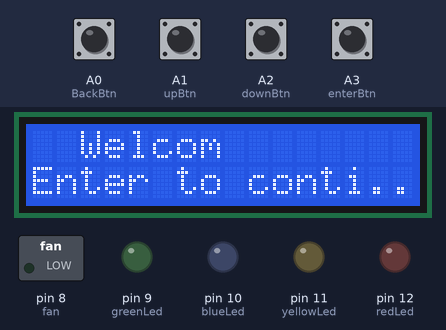
The sketch below on a simulated Arduino Uno, built with avr-gcc and run on an emulated ATmega328P. Shown: 16×2 character LCD, switched loads named in the sketch (green lamp = pin HIGH), output pins drawn as LEDs (lit = HIGH). Inputs (shaded band) come from the test bench; at power-on: A0 (BackBtn), A1 (upBtn), A2 (downBtn), A3 (enterBtn) HIGH.

Above: at 1.2 s.
1.3 s: A3 (enterBtn) pulled LOW for 1 s
At 3.4 s:
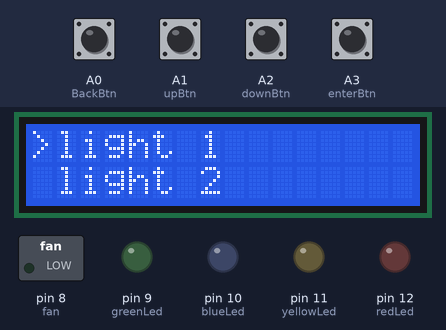
3.8 s: A2 (downBtn) pulled LOW for 1 s
At 5.8 s:
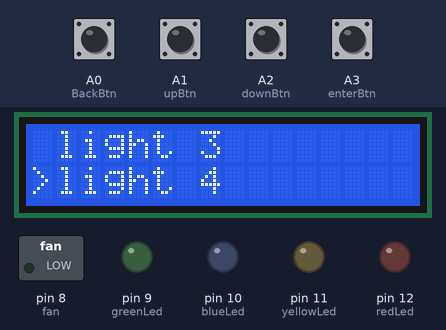
6.3 s: A0 (BackBtn) pulled LOW for 0.15 s
At 6.9 s:
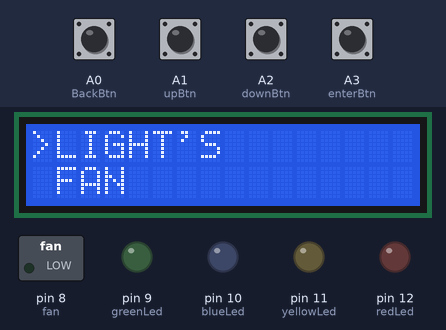
7.9 s: A2 (downBtn) pulled LOW for 0.15 s
At 9.1 s:
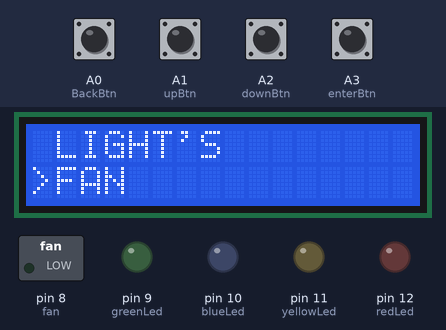
9.5 s: A2 (downBtn) pulled LOW for 0.15 s
At 10.6 s:
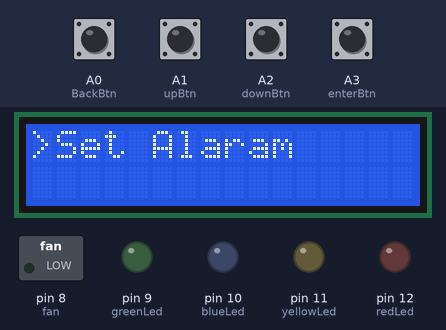
11.1 s: A0 (BackBtn) pulled LOW for 1 s
At 11.8 s:
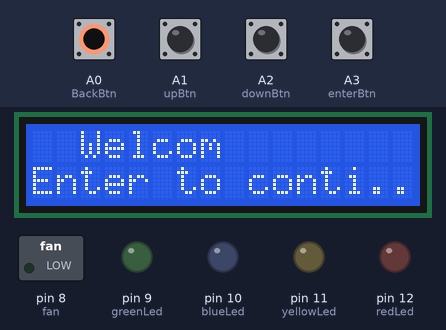
Timing chart, 0 to 14.1 s (numbered marks = the images above; inputs shaded):
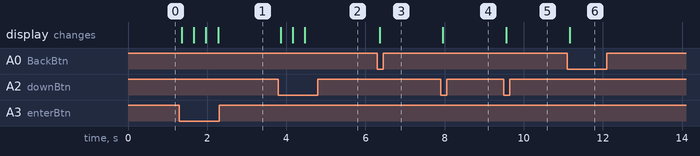

Measured:
- after the input at 1.3 s, the display: first changes after 0.05 s (image 1 shows a later state)
- after the input at 3.8 s, the display: first changes after 0.06 s (image 2 shows a later state)
- after the input at 6.3 s, the display: changes after 0.06 s (image 3)
- after the input at 7.9 s, the display: changes after 0.05 s (image 4)
- after the input at 9.5 s, the display: changes after 0.06 s (image 5)
- after the input at 11.1 s, the display: changes after 0.06 s (image 6)

The sketch:

menu1_test.ino
```cpp
#include "LiquidCrystal.h"

LiquidCrystal lcd(2, 3, 4, 5, 6, 7);

#define BackBtn A0
#define upBtn A1
#define downBtn A2
#define enterBtn A3

#define greenLed 9
#define blueLed 10
#define yellowLed 11
#define redLed 12
#define fan 8

#define ONBOARD_LED 13

#define DEFAULT_DELAY 300

char buttonPressed = '0';

byte menuLevel = 0;  // Level 0: no menu display, display anything you like
                     // Level 1: display main menu
                     // Level 2: display sub menu

byte menu = 1;
byte sub = 1;

int a;
int b;

bool currState_B = HIGH;
bool currState_D = HIGH;
bool currState_U = HIGH;
bool currState_E = HIGH;

bool prevState_B = HIGH;
bool prevState_D = HIGH;
bool prevState_U = HIGH;
bool prevState_E = HIGH;

unsigned long prevTime_B = 0;
unsigned long prevTime_D = 0;
unsigned long prevTime_U = 0;
unsigned long prevTime_E = 0;

unsigned long waitTime_B = 50;
unsigned long waitTime_D = 50;
unsigned long waitTime_U = 50;
unsigned long waitTime_E = 50;

void setup() {
  // put your setup code here, to run once:
  lcd.begin(16, 2);

  Serial.begin(9600);

  pinMode(BackBtn, INPUT_PULLUP);
  pinMode(downBtn, INPUT_PULLUP);
  pinMode(upBtn, INPUT_PULLUP);
  pinMode(enterBtn, INPUT_PULLUP);

  pinMode(greenLed, OUTPUT);
  pinMode(blueLed, OUTPUT);
  pinMode(yellowLed, OUTPUT);
  pinMode(redLed, OUTPUT);
  pinMode(fan, OUTPUT);

  lcd.clear();
  lcd.println("  Welcom  ");
  lcd.setCursor(0, 1);
  lcd.println("Enter to conti..");
}

void loop() {
  // put your main code here, to run repeatedly:
  checkButton();
}

void checkButton() {
  // Button Debouncing
  bool currRead_B = digitalRead(BackBtn);
  bool currRead_D = digitalRead(downBtn);
  bool currRead_U = digitalRead(upBtn);
  bool currRead_E = digitalRead(enterBtn);
  if (currRead_B != prevState_B) {
    prevTime_B = millis();
  }
  if (currRead_D != prevState_D) {
    prevTime_D = millis();
  }
  if (currRead_U != prevState_U) {
    prevTime_U = millis();
  }
  if (currRead_E != prevState_E) {
    prevTime_E = millis();
  }
  if ((millis() - prevTime_B) > waitTime_B) {
    if (currRead_B != currState_B) {
      currState_B = currRead_B;
      if (currState_B == LOW) {
        buttonPressed = 'B';
      }
    }
  } else buttonPressed = '0';
  if ((millis() - prevTime_D) > waitTime_D) {
    if (currRead_D != currState_D) {
      currState_D = currRead_D;
      if (currState_D == LOW) {
        buttonPressed = 'D';
      }
    }
  } else buttonPressed = '0';
  if ((millis() - prevTime_U) > waitTime_U) {
    if (currRead_U != currState_U) {
      currState_U = currRead_U;
      if (currState_U == LOW) {
        buttonPressed = 'U';
      } else {
        //buttonPressed = '0';
      }
    }
  } else buttonPressed = '0';
  if ((millis() - prevTime_E) > waitTime_E) {
    if (currRead_E != currState_E) {
      currState_E = currRead_E;
      if (currState_E == LOW) {
        buttonPressed = 'E';
      }
    }
  } else buttonPressed = '0';

  prevState_B = currRead_B;
  prevState_D = currRead_D;
  prevState_U = currRead_U;
  prevState_E = currRead_E;

  processButton(buttonPressed);
}

void processButton(char buttonPressed) {
  switch (menuLevel) {
    case 0:  // Level 0
      switch (buttonPressed) {
        case 'E':  // Enter
          menuLevel = 1;
          menu = 1;
          switch (menu) {  //updateMenu()
            case 0:
              menu = 1;
              break;
            case 1:
              lcd.clear();
              lcd.print(">LIGHT'S");
              lcd.setCursor(0, 1);
              lcd.print(" FAN");
              break;
            case 2:
              lcd.clear();
              lcd.print(" LIGHT'S");
              lcd.setCursor(0, 1);
              lcd.print(">FAN");
              break;
            case 3:
              lcd.clear();
              lcd.print(" FAN");
              lcd.setCursor(0, 1);
              lcd.print(">Set Alaram");
              break;
            case 5:
              menu = 4;
              break;
          }
          delay(DEFAULT_DELAY);
          break;
        case 'U':  // Up
          break;
        case 'D':  // Down
          break;
        case 'B':  // Back
          break;
        default:
          break;
      }
    break;
    case 1:  // Level 1, main menu
      switch (buttonPressed) {
        case 'E':  // Enter
          if (menu == 1) {
            switch (menu) {  //updateSub()
              case 0:
                break;
              case 1:
                lcd.clear();
                lcd.print(">light 1");
                lcd.setCursor(0, 1);
                lcd.print(" light 2");

                break;
              case 2:
                lcd.clear();
                lcd.print(" light 1");
                lcd.setCursor(0, 1);
                lcd.print(">light 2");

                break;
              case 3:
                lcd.clear();
                lcd.print(">light 3");
                lcd.setCursor(0, 1);
                lcd.print(" light 4");

                break;
              case 4:
                lcd.clear();
                lcd.print(" light 3");
                lcd.setCursor(0, 1);
                lcd.print(">light 4");

                break;
              case 5:
                menu = 4;
                break;
            }
            menuLevel = 2;  // go to sub menu
            menu = 1;
            switch (menu) {  //updateSub
              case 0:
                break;
              case 1:
                lcd.clear();
                lcd.print(">light 1");
                lcd.setCursor(0, 1);
                lcd.print(" light 2");

                break;
              case 2:
                lcd.clear();
                lcd.print(" light 1");
                lcd.setCursor(0, 1);
                lcd.print(">light 2");

                break;
              case 3:
                lcd.clear();
                lcd.print(">light 3");
                lcd.setCursor(0, 1);
                lcd.print(" light 4");

                break;
              case 4:
                lcd.clear();
                lcd.print(" light 3");
                lcd.setCursor(0, 1);
                lcd.print(">light 4");

                break;
              case 5:
                menu = 4;
                break;
            }
          } else if(menu == 2) {
            menuLevel = 4;
            a = menu;

          }
          delay(DEFAULT_DELAY);
        break;
        case 'D':  // Up
          menu++;
          switch (menu) {  //updateMenu()
            case 0:
              menu = 1;
              break;
            case 1:
              lcd.clear();
              lcd.print(">LIGHT'S");
              lcd.setCursor(0, 1);
              lcd.print(" FAN");
              break;
            case 2:
              lcd.clear();
              lcd.print(" LIGHT'S");
              lcd.setCursor(0, 1);
              lcd.print(">FAN");
              break;
            case 3:
              lcd.clear();
              lcd.print(">Set Alaram");
              lcd.setCursor(0, 1);
              lcd.print(" ");
              break;
            case 4:
              menu = 3;
              break;
          }
          delay(DEFAULT_DELAY);
        break;
        case 'U':  // Down
          menu--;
          switch (menu) {  //updateMenu()
            case 0:
              menu = 1;
              break;
            case 1:
              lcd.clear();
              lcd.print(">LIGHT'S");
              lcd.setCursor(0, 1);
              lcd.print(" FAN");
              break;
            case 2:
              lcd.clear();
              lcd.print(" LIGHT'S");
              lcd.setCursor(0, 1);
              lcd.print(">FAN");
              break;
            case 3:
              lcd.clear();
              lcd.print(" FAN");
              lcd.setCursor(0, 1);
              lcd.print(">Set Alaram");
              break;
            case 4:
              menu = 3;
              break;
          }
          delay(DEFAULT_DELAY);
        break;
        case 'B':         // Back
          menuLevel = 0;  // hide menu, go back to level 0
          lcd.clear();
          lcd.println("  Welcom  ");
          lcd.setCursor(0, 1);
          lcd.println("Enter to conti..");
          delay(DEFAULT_DELAY);
        break;
        default:
        break;
      }
    break;
    case 2:  // Level 2, sub menu
      switch (buttonPressed) {
        case 'E':
          switch (menu) {
            case 0:
              break;
            case 1:
              lcd.clear();
              lcd.print(">ON");
              lcd.setCursor(0, 1);
              lcd.print(" OFF");
              break;
            case 2:
              lcd.clear();
              lcd.print(" ON");
              lcd.setCursor(0, 1);
              lcd.print(">OFF");
              break;
            case 3:
              menu = 2;
              break;
          }
          menuLevel = 3;
          a = menu;
          menu = 1;
          switch (menu) {
            case 0:
              break;
            case 1:
              lcd.clear();
              lcd.print(">ON");
              lcd.setCursor(0, 1);
              lcd.print(" OFF");
              break;
            case 2:
              lcd.clear();
              lcd.print(" ON");
              lcd.setCursor(0, 1);
              lcd.print(">OFF");
              break;
            case 3:
              menu = 2;
              break;
          }
          delay(DEFAULT_DELAY);
        break;
        case 'D':  // U
          menu++;
          switch (menu) {
            case 0:
              break;
            case 1:
              lcd.clear();
              lcd.print(">light 1");
              lcd.setCursor(0, 1);
              lcd.print(" light 2");

              break;
            case 2:
              lcd.clear();
              lcd.print(" light 1");
              lcd.setCursor(0, 1);
              lcd.print(">light 2");

              break;
            case 3:
              lcd.clear();
              lcd.print(">light 3");
              lcd.setCursor(0, 1);
              lcd.print(" light 4");

              break;
            case 4:
              lcd.clear();
              lcd.print(" light 3");
              lcd.setCursor(0, 1);
              lcd.print(">light 4");

              break;
            case 5:
              menu = 4;
              break;
          }
          delay(DEFAULT_DELAY);
          break;
        case 'U':  // D
          menu--;
          switch (menu) {
            case 0:
              break;
            case 1:
              lcd.clear();
              lcd.print(">light 1");
              lcd.setCursor(0, 1);
              lcd.print(" light 2");

              break;
            case 2:
              lcd.clear();
              lcd.print(" light 1");
              lcd.setCursor(0, 1);
              lcd.print(">light 2");

              break;
            case 3:
              lcd.clear();
              lcd.print(">light 3");
              lcd.setCursor(0, 1);
              lcd.print(" light 4");

              break;
            case 4:
              lcd.clear();
              lcd.print(" light 3");
              lcd.setCursor(0, 1);
              lcd.print(">light 4");

              break;
            case 5:
              menu = 4;
              break;
          }
          delay(DEFAULT_DELAY);
          break;
        case 'B':  // Back
          menuLevel = 1;
          menu = 1;
          switch (menu) {
            case 0:
              menu = 1;
              break;
            case 1:
              lcd.clear();
              lcd.print(">LIGHT'S");
              lcd.setCursor(0, 1);
              lcd.print(" FAN");
              break;
            case 2:
              lcd.clear();
              lcd.print(" LIGHT'S");
              lcd.setCursor(0, 1);
              lcd.print(">FAN");
              break;
            case 3:
              lcd.clear();
              lcd.print(" FAN");
              lcd.setCursor(0, 1);
              lcd.print(">Set Alaram");
              break;
            case 4:
              menu = 3;
              break;
          }
          delay(DEFAULT_DELAY);
          break;
        default:
          break;
      }
    break;
  case 3:
    switch(buttonPressed){
      case 'E':
       switch(menu){
        case 0:
         menu =1;
        break;
        case 1:
         lcd.clear();
         lcd.print(">light 1");
         lcd.setCursor(0, 1);
         lcd.print(" light 2");
        break;
        case 2:
         lcd.clear();
         lcd.print(" light 1");
         lcd.setCursor(0, 1);
         lcd.print(">light 2");
        break;
        case 3:
         lcd.clear();
         lcd.print(">light 3");
         lcd.setCursor(0, 1);
         lcd.print(" light 4");
        break;
        case 4:
         lcd.clear();
         lcd.print(" light 3");
         lcd.setCursor(0, 1);
         lcd.print(">light 4");
         break;
        case 5:
         menu =4;
        break;
       }
       menuLevel = 2;
       menu = a;
       switch(menu){
        case 0:
         menu =1;
        break;
        case 1:
         lcd.clear();
         lcd.print(">light 1");
         lcd.setCursor(0, 1);
         lcd.print(" light 2");
        break;
        case 2:
         lcd.clear();
         lcd.print(" light 1");
         lcd.setCursor(0, 1);
         lcd.print(">light 2");
        break;
        case 3:
         lcd.clear();
         lcd.print(">light 3");
         lcd.setCursor(0, 1);
         lcd.print(" light 4");
        break;
        case 4:
         lcd.clear();
         lcd.print(" light 3");
         lcd.setCursor(0, 1);
         lcd.print(">light 4");
         break;
        case 5:
         menu =4;
        break;
       }
       delay(DEFAULT_DELAY);
      break;
      case 'D':
       menu++;
       switch(menu){
        case 0:
         menu = 1;
        break;
        case 1:
         lcd.clear();
         lcd.print(">ON");
         lcd.setCursor(0, 1);
         lcd.print(" OFF");
        break;
        case 2:
         lcd.clear();
         lcd.print(" ON");
         lcd.setCursor(0, 1);
         lcd.print(">OFF");
        break;
        case 3:
         menu = 2;
        break;
       }
       delay(DEFAULT_DELAY);
      break;
      case 'U':
       menu--;
       switch(menu){
        case 0:
         menu = 1;
        break;
        case 1:
         lcd.clear();
         lcd.print(">ON");
         lcd.setCursor(0, 1);
         lcd.print(" OFF");
        break;
        case 2:
         lcd.clear();
         lcd.print(" ON");
         lcd.setCursor(0, 1);
         lcd.print(">OFF");
        break;
        case 3:
         menu = 2;
        break;
       }
       delay(DEFAULT_DELAY);
      break;
      case 'B':
       menuLevel = 2;
       menu = a;
       switch(menu){
        case 0:
         menu =1;
        break;
        case 1:
         lcd.clear();
         lcd.print(">light 1");
         lcd.setCursor(0, 1);
         lcd.print(" light 2");
        break;
        case 2:
         lcd.clear();
         lcd.print(" light 1");
         lcd.setCursor(0, 1);
         lcd.print(">light 2");
        break;
        case 3:
         lcd.clear();
         lcd.print(">light 3");
         lcd.setCursor(0, 1);
         lcd.print(" light 4");
        break;
        case 4:
         lcd.clear();
         lcd.print(" light 3");
         lcd.setCursor(0, 1);
         lcd.print(">light 4");
         break;
        case 5:
         menu =4;
        break;
       }
       delay(DEFAULT_DELAY);
      break;
      default:
    break;

    }
    break;
    case 4:
     menuLevel = 1;
    break;

  }
}
```
